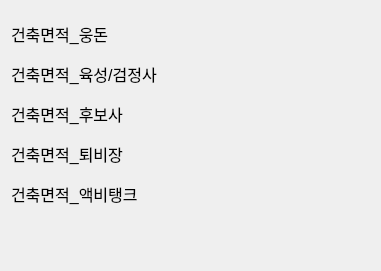
         <widget class="QWidget" name="gridLayoutWidget_3">
          <property name="geometry">
           <rect>
            <x>1090</x>
            <y>930</y>
            <width>381</width>
            <height>271</height>
           </rect>
          </property>
          <layout class="QGridLayout" name="gridLayout_3">
           <item row="0" column="0">
            <widget class="QLabel" name="prt_13">
             <property name="minimumSize">
              <size>
               <width>0</width>
               <height>22</height>
              </size>
             </property>
             <property name="maximumSize">
              <size>
               <width>16777215</width>
               <height>22</height>
              </size>
             </property>
             <property name="font">
              <font>
               <pointsize>12</pointsize>
              </font>
             </property>
             <property name="text">
              <string>건축면적_웅돈</string>
             </property>
            </widget>
           </item>
           <item row="0" column="1">
            <widget class="QLabel" name="prtVal_13">
             <property name="minimumSize">
              <size>
               <width>0</width>
               <height>22</height>
              </size>
             </property>
             <property name="maximumSize">
              <size>
               <width>16777215</width>
               <height>22</height>
              </size>
             </property>
             <property name="font">
              <font>
               <pointsize>12</pointsize>
              </font>
             </property>
             <property name="text">
              <string/>
             </property>
            </widget>
           </item>
           <item row="2" column="0">
            <widget class="QLabel" name="prt_15">
             <property name="minimumSize">
              <size>
               <width>0</width>
               <height>22</height>
              </size>
             </property>
             <property name="maximumSize">
              <size>
               <width>16777215</width>
               <height>22</height>
              </size>
             </property>
             <property name="font">
              <font>
               <pointsize>12</pointsize>
              </font>
             </property>
             <property name="text">
              <string>건축면적_후보사</string>
             </property>
            </widget>
           </item>
           <item row="2" column="1">
            <widget class="QLabel" name="prtVal_15">
             <property name="minimumSize">
              <size>
               <width>0</width>
               <height>22</height>
              </size>
             </property>
             <property name="maximumSize">
              <size>
               <width>16777215</width>
               <height>22</height>
              </size>
             </property>
             <property name="font">
              <font>
               <pointsize>12</pointsize>
              </font>
             </property>
             <property name="text">
              <string/>
             </property>
            </widget>
           </item>
           <item row="3" column="1">
            <widget class="QLabel" name="prtVal_16">
             <property name="minimumSize">
              <size>
               <width>0</width>
               <height>22</height>
              </size>
             </property>
             <property name="maximumSize">
              <size>
               <width>16777215</width>
               <height>22</height>
              </size>
             </property>
             <property name="font">
              <font>
               <pointsize>12</pointsize>
              </font>
             </property>
             <property name="text">
              <string/>
             </property>
            </widget>
           </item>
           <item row="4" column="0">
            <widget class="QLabel" name="prt_17">
             <property name="minimumSize">
              <size>
               <width>0</width>
               <height>22</height>
              </size>
             </property>
             <property name="maximumSize">
              <size>
               <width>16777215</width>
               <height>22</height>
              </size>
             </property>
             <property name="font">
              <font>
               <pointsize>12</pointsize>
              </font>
             </property>
             <property name="text">
              <string>건축면적_액비탱크</string>
             </property>
            </widget>
           </item>
           <item row="1" column="0">
            <widget class="QLabel" name="prt_14">
             <property name="minimumSize">
              <size>
               <width>0</width>
               <height>22</height>
              </size>
             </property>
             <property name="maximumSize">
              <size>
               <width>16777215</width>
               <height>22</height>
              </size>
             </property>
             <property name="font">
              <font>
               <pointsize>12</pointsize>
              </font>
             </property>
             <property name="text">
              <string>건축면적_육성/검정사</string>
             </property>
            </widget>
           </item>
           <item row="3" column="0">
            <widget class="QLabel" name="prt_16">
             <property name="minimumSize">
              <size>
               <width>0</width>
               <height>22</height>
              </size>
             </property>
             <property name="maximumSize">
              <size>
               <width>16777215</width>
               <height>22</height>
              </size>
             </property>
             <property name="font">
              <font>
               <pointsize>12</pointsize>
              </font>
             </property>
             <property name="text">
              <string>건축면적_퇴비장</string>
             </property>
            </widget>
           </item>
           <item row="4" column="1">
            <widget class="QLabel" name="prtVal_17">
             <property name="minimumSize">
              <size>
               <width>0</width>
               <height>22</height>
              </size>
             </property>
             <property name="maximumSize">
              <size>
               <width>16777215</width>
               <height>22</height>
              </size>
             </property>
             <property name="font">
              <font>
               <pointsize>12</pointsize>
              </font>
             </property>
             <property name="text">
              <string/>
             </property>
            </widget>
           </item>
           <item row="5" column="0">
            <widget class="QLabel" name="prt_blank">
             <property name="minimumSize">
              <size>
               <width>0</width>
               <height>22</height>
              </size>
             </property>
             <property name="maximumSize">
              <size>
               <width>16777215</width>
               <height>22</height>
              </size>
             </property>
             <property name="font">
              <font>
               <pointsize>12</pointsize>
              </font>
             </property>
             <property name="text">
              <string/>
             </property>
            </widget>
           </item>
           <item row="1" column="1">
            <widget class="QLabel" name="prtVal_14">
             <property name="minimumSize">
              <size>
               <width>0</width>
               <height>22</height>
              </size>
             </property>
             <property name="maximumSize">
              <size>
               <width>16777215</width>
               <height>22</height>
              </size>
             </property>
             <property name="font">
              <font>
               <pointsize>12</pointsize>
              </font>
             </property>
             <property name="text">
              <string/>
             </property>
            </widget>
           </item>
           <item row="5" column="1">
            <widget class="QLabel" name="prtVal_blank">
             <property name="minimumSize">
              <size>
               <width>0</width>
               <height>22</height>
              </size>
             </property>
             <property name="maximumSize">
              <size>
               <width>16777215</width>
               <height>22</height>
              </size>
             </property>
             <property name="font">
              <font>
               <pointsize>12</pointsize>
              </font>
             </property>
             <property name="text">
              <string/>
             </property>
            </widget>
           </item>
          </layout>
         </widget>
